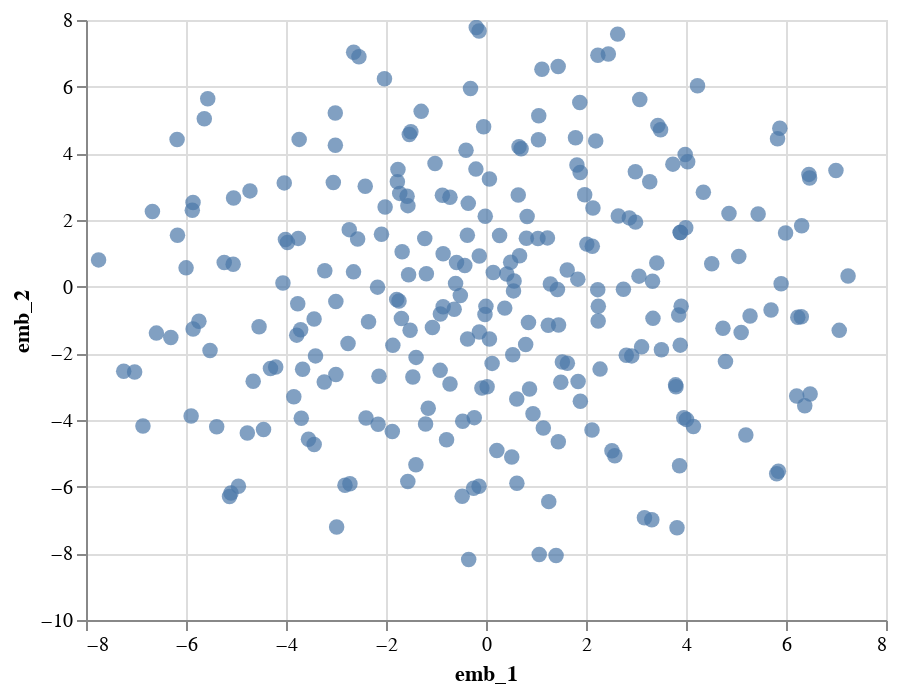

The notebook cell this image was saved under:
### Code cell
import altair as alt

alt.Chart(embs_df).mark_circle(size=60).encode(
    x='emb_1',
    y='emb_2',
    tooltip=['Name', 'mlb_id']
).interactive()

### Figure 1 — Vega-Lite specification as saved in the notebook (floating-point values rounded to 4 significant figures; data arrays with more than 128 entries replaced by an {"elided": "..."} marker saying what was removed)
{"$schema": "https://vega.github.io/schema/vega-lite/v3.4.0.json", "config": {"mark": {"tooltip": null}, "view": {"height": 300, "width": 400}}, "data": {"name": "data-7600b7c7a6cd45675d3572fa01c49c45"}, "datasets": {"data-7600b7c7a6cd45675d3572fa01c49c45": {"elided": "264 records"}}, "encoding": {"tooltip": [{"field": "Name", "type": "nominal"}, {"field": "mlb_id", "type": "quantitative"}], "x": {"field": "emb_1", "type": "quantitative"}, "y": {"field": "emb_2", "type": "quantitative"}}, "mark": {"size": 60, "type": "circle"}, "selection": {"selector001": {"bind": "scales", "encodings": ["x", "y"], "type": "interval"}}}
